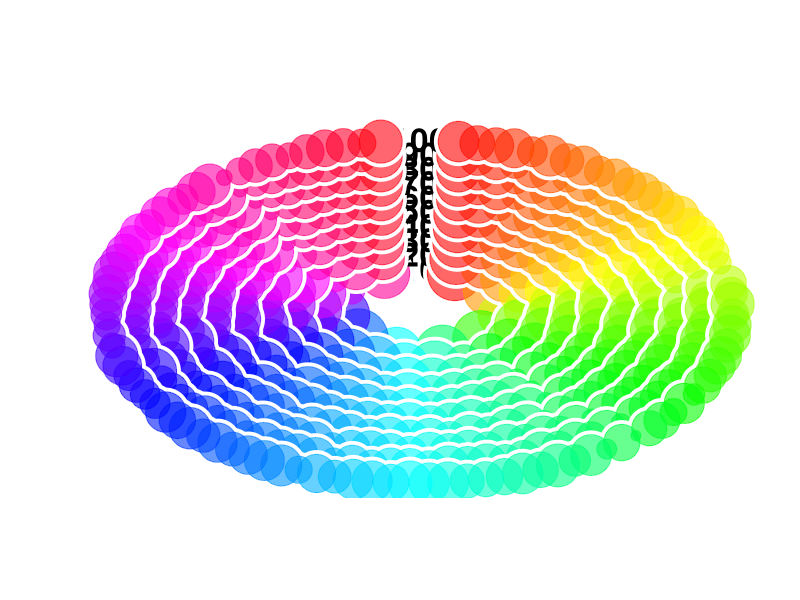

The R script that drew this image:
pdf("1_I.pdf", 30, 30);


## radian and degree
n2p <- function(cx, cy, r, n, start.w=1, end.w=360){
  dg   <- seq(start.w, end.w, length.out=n) + 270;
  w    <- dg/180*pi;
  x    <- cx + r*cos(w);
  y    <- cy - r*sin(w);
  y    <- y;
  return(list(x=x, y=y));
}

y2y <- function(y){
  xylim   <- par("usr");
  plotdim <- par("pin");
  ymult   <- (xylim[4] - xylim[3])/(xylim[2] - xylim[1]) * plotdim[1]/plotdim[2];
  y       <- y * ymult;
}

distance <- function(from, to){
  D <- sqrt((abs(from[,1]-to[,1])^2) + (abs(from[,2]-to[,2])^2))
  return(D)
}

angle0 <- function(from, to){
  # dot.prods <- rowSums(from * to)
  dot.prods <- from$x*to$x + from$y*to$y
  norms.x <- distance(from = `[<-`(from,,,0), to = from)
  norms.y <- distance(from = `[<-`(to,,,0), to = to)
  thetas <- acos(dot.prods / (norms.x * norms.y))
  as.numeric(thetas)
}

## get angle with two points
angle <- function(x, y, cx, cy){
  delta_x <- x - cx
  delta_y <- y - cy
  radian  <- atan2(delta_y, delta_x);
  degree  <- radian*180/pi + 270;
  return(list(radian=radian, degree=degree));
}

## get angle by one point
angle1 <- function(x, y){
  angle <- atan(y / x) * 180 / pi;
  return(angle);
}

## get angle by one point
y <- 4;
x <- 4;
(angle1 = atan(y / x) * 180 / pi + 360);
(angle2 = atan2(y, x) * 180 / pi + 360);

## get angle with two points
## delta_x = touch_x - center_x
## delta_y = touch_y - center_y
## delta_x = 450 - 400
## delta_y = 450 - 400
## (theta_radians = atan2(delta_y, delta_x))
## theta_radians*180/pi

dat1 <- read.table("./data/01/03clust_table_cluID.txt", header=T);
dat2 <- read.table("./data/01/03clust_table_cluNum.txt", header=T);
dat1 <- dat1[,-c(3:11,13:21)];
dat2 <- dat2[,-c(3:11,13:21)];
dat1 <- dat1[,1:10];
dat2 <- dat2[,1:10];


num  <- seq(10, 100, length.out=10);
r0   <- seq(100, 400, length.out=10);

col0 <- rainbow(10, alpha=0.8);

plot(c(1,800), c(1,900), type="n", axes=F,xlab="", ylab="",cex.lab=1.5, cex.axis=1.5,font.main = 1);
title("Cluster Number",cex.main = 4, line = -15, font.main = 1)

## plot segments
for (i in 1:ncol(dat1)){
  n <- num[i];
  r <- r0[i];
  s.w <- 360 -   angle(400+50, 400+r, 400, 400)$degree;
  e.w <- 2*360 - angle(400-50, 400+r, 400, 400)$degree;
  
  out <- n2p(400, 400, r, n, start.w=s.w, end.w=e.w);
  
  clu.m <- max(dat1[,i]);
  if (i > 1){
    for (clu.i in 1:clu.m){
      j.i  <- which(dat1[,i]==clu.i);
      i1.i <- i - 1;
      p.c  <- dat1[j.i, i1.i];
      p.c  <- unique(p.c);
      for (p.i in p.c){
        x1 <- out$x[clu.i];
        y1 <- out$y[clu.i];
        x0 <- oldx[p.i];
        y0 <- oldy[p.i];
        segments(x0, y0, x1, y1, col=col0[7], lwd=0.6);
      }
    }
  }
  oldx <- out$x;
  oldy <- out$y;
}

## plot points
for (i in 1:ncol(dat1)){
  n <- num[i];
  r <- r0[i];
  s.w <- 360 -   angle(400+50, 400+r, 400, 400)$degree;
  e.w <- 2*360 - angle(400-50, 400+r, 400, 400)$degree;
  
  out <- n2p(400, 400, r, n, start.w=s.w, end.w=e.w);
  par(font = 2,family = 'sans')
  
  text(400, 400+r, paste0("", n), cex=2);
  
  clu.m <- max(dat1[,i]);
  cex <- NULL;
  for (j in 1:clu.m){
    k <- which(dat1[,i]==j);
    n <- sum(dat2[k,i]);
    n <- log2(n)/1.5;
    cex <- c(cex, n);
  }
  cols <- rainbow(clu.m, alpha=0.6);
  points(out$x, out$y, pch=19, col="white", cex=cex+1);
  points(out$x, out$y, pch=19, col= cols, cex=cex);
  oldx <- out$x;
  oldy <- out$y;
}
dev.off();
